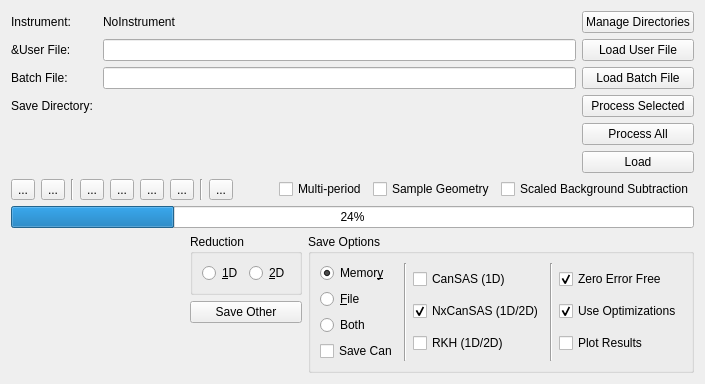
        <widget class="QWidget" name="run_page">
         <layout class="QVBoxLayout" name="verticalLayout_3">
          <item>
           <layout class="QVBoxLayout" name="run_layout">
            <item>
             <layout class="QGridLayout" name="header">
              <property name="verticalSpacing">
               <number>6</number>
              </property>
              <item row="2" column="1">
               <widget class="QLabel" name="batch_label">
                <property name="toolTip">
                 <string>&lt;html&gt;&lt;head/&gt;&lt;body&gt;&lt;p&gt;Specify a batch file to load. For the batch file format see &lt;span style=&quot; font-weight:600;&quot;&gt;https://www.mantidproject.org/SANS_batch_file_format&lt;/span&gt;&lt;/p&gt;&lt;/body&gt;&lt;/html&gt;</string>
                </property>
                <property name="text">
                 <string>Batch File:</string>
                </property>
               </widget>
              </item>
              <item row="0" column="4">
               <layout class="QHBoxLayout" name="horizontalLayout_2">
                <item>
                 <widget class="QLabel" name="instrument_type">
                  <property name="text">
                   <string>NoInstrument</string>
                  </property>
                 </widget>
                </item>
                <item>
                 <spacer name="horizontalSpacer">
                  <property name="orientation">
                   <enum>Qt::Horizontal</enum>
                  </property>
                  <property name="sizeHint" stdset="0">
                   <size>
                    <width>40</width>
                    <height>20</height>
                   </size>
                  </property>
                 </spacer>
                </item>
               </layout>
              </item>
              <item row="1" column="4">
               <widget class="QLineEdit" name="user_file_line_edit">
                <property name="toolTip">
                 <string>&lt;html&gt;&lt;head/&gt;&lt;body&gt;&lt;p&gt;Specify the user file (aka mask file) which is used to provide the bulk of the reduction settings. For a list of user file commands see &lt;span style=&quot; font-weight:600;&quot;&gt;https://www.mantidproject.org/SANS_User_File_Commands&lt;/span&gt;&lt;/p&gt;&lt;/body&gt;&lt;/html&gt;</string>
                </property>
               </widget>
              </item>
              <item row="0" column="1">
               <widget class="QLabel" name="instrument_label">
                <property name="text">
                 <string>Instrument:</string>
                </property>
               </widget>
              </item>
              <item row="0" column="6">
               <widget class="QPushButton" name="manage_directories_button">
                <property name="toolTip">
                 <string>&lt;html&gt;&lt;head/&gt;&lt;body&gt;&lt;p&gt;Add directories to search for data, set your output directory, and manage data archive searching.&lt;/p&gt;&lt;/body&gt;&lt;/html&gt;</string>
                </property>
                <property name="text">
                 <string>Manage Directories</string>
                </property>
               </widget>
              </item>
              <item row="3" column="4">
               <widget class="QLabel" name="output_directory_location">
                <property name="text">
                 <string/>
                </property>
               </widget>
              </item>
              <item row="2" column="4">
               <widget class="QLineEdit" name="batch_line_edit">
                <property name="toolTip">
                 <string>&lt;html&gt;&lt;head/&gt;&lt;body&gt;&lt;p&gt;Specify a batch file to load. For the batch file format see &lt;span style=&quot; font-weight:600;&quot;&gt;https://www.mantidproject.org/SANS_batch_file_format&lt;/span&gt;&lt;/p&gt;&lt;/body&gt;&lt;/html&gt;</string>
                </property>
               </widget>
              </item>
              <item row="3" column="1">
               <widget class="QLabel" name="output_directory_label">
                <property name="text">
                 <string>Save Directory: </string>
                </property>
               </widget>
              </item>
              <item row="3" column="6">
               <widget class="QPushButton" name="process_selected_button">
                <property name="toolTip">
                 <string>&lt;html&gt;&lt;head/&gt;&lt;body&gt;&lt;p&gt;Process selected rows only.&lt;/p&gt;&lt;/body&gt;&lt;/html&gt;</string>
                </property>
                <property name="text">
                 <string>Process Selected</string>
                </property>
               </widget>
              </item>
              <item row="1" column="6">
               <widget class="QPushButton" name="user_file_button">
                <property name="toolTip">
                 <string>&lt;html&gt;&lt;head/&gt;&lt;body&gt;&lt;p&gt;Specify the user file (aka mask file) which is used to provide the bulk of the reduction settings. For a list of user file commands see &lt;span style=&quot; font-weight:600;&quot;&gt;https://www.mantidproject.org/SANS_User_File_Commands&lt;/span&gt;.&lt;/p&gt;&lt;/body&gt;&lt;/html&gt;</string>
                </property>
                <property name="text">
                 <string>Load User File</string>
                </property>
               </widget>
              </item>
              <item row="4" column="6">
               <widget class="QPushButton" name="process_all_button">
                <property name="toolTip">
                 <string>&lt;html&gt;&lt;head/&gt;&lt;body&gt;&lt;p&gt;Process all rows, regardless of selection.&lt;/p&gt;&lt;/body&gt;&lt;/html&gt;</string>
                </property>
                <property name="text">
                 <string>Process All</string>
                </property>
               </widget>
              </item>
              <item row="1" column="1">
               <widget class="QLabel" name="user_file_label">
                <property name="toolTip">
                 <string>&lt;html&gt;&lt;head/&gt;&lt;body&gt;&lt;p&gt;Specify the user file (aka mask file) which is used to provide the bulk of the reduction settings. For a list of user file commands see &lt;span style=&quot; font-weight:600;&quot;&gt;https://www.mantidproject.org/SANS_User_File_Commands&lt;/span&gt;&lt;/p&gt;&lt;/body&gt;&lt;/html&gt;</string>
                </property>
                <property name="frameShape">
                 <enum>QFrame::NoFrame</enum>
                </property>
                <property name="text">
                 <string>&amp;User File:</string>
                </property>
                <property name="buddy">
                 <cstring>masking_table</cstring>
                </property>
               </widget>
              </item>
              <item row="2" column="6">
               <widget class="QPushButton" name="batch_button">
                <property name="toolTip">
                 <string>&lt;html&gt;&lt;head/&gt;&lt;body&gt;&lt;p&gt;Specify a batch file to load. For the batch file format see &lt;span style=&quot; font-weight:600;&quot;&gt;https://www.mantidproject.org/SANS_batch_file_format&lt;/span&gt;.&lt;/p&gt;&lt;/body&gt;&lt;/html&gt;</string>
                </property>
                <property name="text">
                 <string>Load Batch File</string>
                </property>
               </widget>
              </item>
              <item row="5" column="6">
               <widget class="QPushButton" name="load_button">
                <property name="toolTip">
                 <string>&lt;html&gt;&lt;head/&gt;&lt;body&gt;&lt;p&gt;Load data without processing.&lt;/p&gt;&lt;/body&gt;&lt;/html&gt;</string>
                </property>
                <property name="text">
                 <string>Load</string>
                </property>
               </widget>
              </item>
             </layout>
            </item>
            <item>
             <layout class="QHBoxLayout" name="horizontalLayout_11">
              <item>
               <widget class="QToolButton" name="insert_row_button">
                <property name="toolTip">
                 <string>&lt;html&gt;&lt;head/&gt;&lt;body&gt;&lt;p&gt;Insert row&lt;/p&gt;&lt;/body&gt;&lt;/html&gt;</string>
                </property>
                <property name="text">
                 <string>...</string>
                </property>
                <property name="iconSize">
                 <size>
                  <width>24</width>
                  <height>24</height>
                 </size>
                </property>
               </widget>
              </item>
              <item>
               <widget class="QToolButton" name="delete_row_button">
                <property name="toolTip">
                 <string>&lt;html&gt;&lt;head/&gt;&lt;body&gt;&lt;p&gt;Delete selected rows&lt;/p&gt;&lt;/body&gt;&lt;/html&gt;</string>
                </property>
                <property name="text">
                 <string>...</string>
                </property>
                <property name="iconSize">
                 <size>
                  <width>24</width>
                  <height>24</height>
                 </size>
                </property>
               </widget>
              </item>
              <item>
               <widget class="Line" name="line_6">
                <property name="orientation">
                 <enum>Qt::Vertical</enum>
                </property>
               </widget>
              </item>
              <item>
               <widget class="QToolButton" name="copy_button">
                <property name="toolTip">
                 <string>&lt;html&gt;&lt;head/&gt;&lt;body&gt;&lt;p&gt;Copy selected rows&lt;/p&gt;&lt;/body&gt;&lt;/html&gt;</string>
                </property>
                <property name="text">
                 <string>...</string>
                </property>
                <property name="iconSize">
                 <size>
                  <width>24</width>
                  <height>24</height>
                 </size>
                </property>
               </widget>
              </item>
              <item>
               <widget class="QToolButton" name="cut_button">
                <property name="toolTip">
                 <string>&lt;html&gt;&lt;head/&gt;&lt;body&gt;&lt;p&gt;Cut selected rows&lt;/p&gt;&lt;/body&gt;&lt;/html&gt;</string>
                </property>
                <property name="text">
                 <string>...</string>
                </property>
                <property name="iconSize">
                 <size>
                  <width>24</width>
                  <height>24</height>
                 </size>
                </property>
               </widget>
              </item>
              <item>
               <widget class="QToolButton" name="paste_button">
                <property name="toolTip">
                 <string>&lt;html&gt;&lt;head/&gt;&lt;body&gt;&lt;p&gt;Paste rows&lt;/p&gt;&lt;/body&gt;&lt;/html&gt;</string>
                </property>
                <property name="text">
                 <string>...</string>
                </property>
                <property name="iconSize">
                 <size>
                  <width>24</width>
                  <height>24</height>
                 </size>
                </property>
               </widget>
              </item>
              <item>
               <widget class="QToolButton" name="erase_button">
                <property name="toolTip">
                 <string>&lt;html&gt;&lt;head/&gt;&lt;body&gt;&lt;p&gt;Erase contents of selected rows&lt;/p&gt;&lt;/body&gt;&lt;/html&gt;</string>
                </property>
                <property name="text">
                 <string>...</string>
                </property>
                <property name="iconSize">
                 <size>
                  <width>24</width>
                  <height>24</height>
                 </size>
                </property>
               </widget>
              </item>
              <item>
               <widget class="Line" name="line_7">
                <property name="orientation">
                 <enum>Qt::Vertical</enum>
                </property>
               </widget>
              </item>
              <item>
               <widget class="QToolButton" name="export_table_button">
                <property name="toolTip">
                 <string>&lt;html&gt;&lt;head/&gt;&lt;body&gt;&lt;p&gt;Export the current table as a csv file. This can then be re-loaded at a later date.&lt;/p&gt;&lt;/body&gt;&lt;/html&gt;</string>
                </property>
                <property name="text">
                 <string>...</string>
                </property>
                <property name="iconSize">
                 <size>
                  <width>24</width>
                  <height>24</height>
                 </size>
                </property>
               </widget>
              </item>
              <item>
               <spacer name="horizontalSpacer_3">
                <property name="orientation">
                 <enum>Qt::Horizontal</enum>
                </property>
                <property name="sizeHint" stdset="0">
                 <size>
                  <width>40</width>
                  <height>20</height>
                 </size>
                </property>
               </spacer>
              </item>
              <item>
               <widget class="QCheckBox" name="multi_period_check_box">
                <property name="text">
                 <string>Multi-period</string>
                </property>
               </widget>
              </item>
              <item>
               <widget class="QCheckBox" name="sample_geometry_checkbox">
                <property name="text">
                 <string>Sample Geometry</string>
                </property>
               </widget>
              </item>
              <item>
               <widget class="QCheckBox" name="background_subtraction_checkbox">
                <property name="text">
                 <string>Scaled Background Subtraction</string>
                </property>
               </widget>
              </item>
             </layout>
            </item>
            <item>
             <layout class="QVBoxLayout" name="data_processor_widget_layout"/>
            </item>
            <item>
             <widget class="QProgressBar" name="batch_progress_bar">
              <property name="value">
               <number>24</number>
              </property>
             </widget>
            </item>
            <item>
             <layout class="QGridLayout" name="gridLayout_7">
              <item row="0" column="3">
               <widget class="QGroupBox" name="reduction_dimensionality_group_box">
                <property name="maximumSize">
                 <size>
                  <width>16777215</width>
                  <height>16777215</height>
                 </size>
                </property>
                <property name="title">
                 <string>Reduction</string>
                </property>
                <layout class="QHBoxLayout" name="horizontalLayout_8">
                 <item>
                  <widget class="QRadioButton" name="reduction_dimensionality_1D">
                   <property name="text">
                    <string>&amp;1D</string>
                   </property>
                  </widget>
                 </item>
                 <item>
                  <widget class="QRadioButton" name="reduction_dimensionality_2D">
                   <property name="text">
                    <string>&amp;2D</string>
                   </property>
                  </widget>
                 </item>
                </layout>
               </widget>
              </item>
              <item row="0" column="4" rowspan="3">
               <widget class="QGroupBox" name="save_group_box">
                <property name="styleSheet">
                 <string notr="true"/>
                </property>
                <property name="title">
                 <string>Save Options</string>
                </property>
                <property name="flat">
                 <bool>false</bool>
                </property>
                <layout class="QHBoxLayout" name="horizontalLayout_4">
                 <item>
                  <layout class="QHBoxLayout" name="save_layout">
                   <item>
                    <layout class="QVBoxLayout" name="save_location_layout">
                     <item>
                      <widget class="QRadioButton" name="output_mode_memory_radio_button">
                       <property name="toolTip">
                        <string>&lt;html&gt;&lt;head/&gt;&lt;body&gt;&lt;p&gt;The save locations for the output of batch reductions are: Memory (RAM), File (Hard disk), Both (RAM and Hard disk).&lt;/p&gt;&lt;/body&gt;&lt;/html&gt;</string>
                       </property>
                       <property name="text">
                        <string>Memor&amp;y</string>
                       </property>
                       <property name="checked">
                        <bool>true</bool>
                       </property>
                      </widget>
                     </item>
                     <item>
                      <widget class="QRadioButton" name="output_mode_file_radio_button">
                       <property name="toolTip">
                        <string>&lt;html&gt;&lt;head/&gt;&lt;body&gt;&lt;p&gt;The save locations for the output of batch reductions are: Memory (RAM), File (Hard disk), Both (RAM and Hard disk).&lt;/p&gt;&lt;/body&gt;&lt;/html&gt;</string>
                       </property>
                       <property name="text">
                        <string>&amp;File</string>
                       </property>
                      </widget>
                     </item>
                     <item>
                      <widget class="QRadioButton" name="output_mode_both_radio_button">
                       <property name="enabled">
                        <bool>true</bool>
                       </property>
                       <property name="toolTip">
                        <string>&lt;html&gt;&lt;head/&gt;&lt;body&gt;&lt;p&gt;The save locations for the output of batch reductions are: Memory (RAM), File (Hard disk), Both (RAM and Hard disk).&lt;/p&gt;&lt;/body&gt;&lt;/html&gt;</string>
                       </property>
                       <property name="text">
                        <string>Both</string>
                       </property>
                       <property name="checked">
                        <bool>false</bool>
                       </property>
                      </widget>
                     </item>
                     <item>
                      <widget class="QCheckBox" name="save_can_checkBox">
                       <property name="toolTip">
                        <string>&lt;html&gt;&lt;head/&gt;&lt;body&gt;&lt;p&gt;When checked, save the unsubtracted Can and Sam workspaces separately.&lt;/p&gt;&lt;/body&gt;&lt;/html&gt;</string>
                       </property>
                       <property name="text">
                        <string>Save Can</string>
                       </property>
                      </widget>
                     </item>
                    </layout>
                   </item>
                   <item>
                    <widget class="Line" name="line">
                     <property name="orientation">
                      <enum>Qt::Vertical</enum>
                     </property>
                    </widget>
                   </item>
                   <item>
                    <layout class="QVBoxLayout" name="save_file_format_layout">
                     <item>
                      <widget class="QCheckBox" name="can_sas_checkbox">
                       <property name="toolTip">
                        <string>&lt;html&gt;&lt;head/&gt;&lt;body&gt;&lt;p&gt;The save file formats. Note that different formats are suitable for different reduction dimensionalities.&lt;/p&gt;&lt;/body&gt;&lt;/html&gt;</string>
                       </property>
                       <property name="text">
                        <string>CanSAS (1D)</string>
                       </property>
                      </widget>
                     </item>
                     <item>
                      <widget class="QCheckBox" name="nx_can_sas_checkbox">
                       <property name="toolTip">
                        <string>&lt;html&gt;&lt;head/&gt;&lt;body&gt;&lt;p&gt;The save file formats. Note that different formats are suitable for different reduction dimensionalities.&lt;/p&gt;&lt;/body&gt;&lt;/html&gt;</string>
                       </property>
                       <property name="text">
                        <string>NxCanSAS (1D/2D)</string>
                       </property>
                       <property name="checked">
                        <bool>true</bool>
                       </property>
                      </widget>
                     </item>
                     <item>
                      <widget class="QCheckBox" name="rkh_checkbox">
                       <property name="toolTip">
                        <string>&lt;html&gt;&lt;head/&gt;&lt;body&gt;&lt;p&gt;The save file formats. Note that different formats are suitable for different reduction dimensionalities.&lt;/p&gt;&lt;/body&gt;&lt;/html&gt;</string>
                       </property>
                       <property name="text">
                        <string>RKH (1D/2D)</string>
                       </property>
                      </widget>
                     </item>
                    </layout>
                   </item>
                   <item>
                    <widget class="Line" name="line_2">
                     <property name="orientation">
                      <enum>Qt::Vertical</enum>
                     </property>
                    </widget>
                   </item>
                   <item>
                    <layout class="QGridLayout" name="gridLayout">
                     <item row="1" column="0">
                      <widget class="QCheckBox" name="use_optimizations_checkbox">
                       <property name="toolTip">
                        <string>&lt;html&gt;&lt;head/&gt;&lt;body&gt;&lt;p&gt;When optimizations are turned on then data is being stored in RAM and reused. The optimizations affect the raw data files and can reductions. Most of the time you will want these optimizations enabled. Disable the optimizations if you run a very long batch reduction where there might be the danger  that your RAM will max out.&lt;/p&gt;&lt;/body&gt;&lt;/html&gt;</string>
                       </property>
                       <property name="text">
                        <string>Use Optimizations</string>
                       </property>
                       <property name="checked">
                        <bool>true</bool>
                       </property>
                      </widget>
                     </item>
                     <item row="0" column="0">
                      <widget class="QCheckBox" name="save_zero_error_free">
                       <property name="toolTip">
                        <string>&lt;html&gt;&lt;head/&gt;&lt;body&gt;&lt;p&gt;When enabled it will replace all entries with zero-valued errors with errors of magnitude 1e6. &lt;/p&gt;&lt;/body&gt;&lt;/html&gt;</string>
                       </property>
                       <property name="text">
                        <string>Zero Error Free</string>
                       </property>
                       <property name="checked">
                        <bool>true</bool>
                       </property>
                      </widget>
                     </item>
                     <item row="2" column="0">
                      <widget class="QCheckBox" name="plot_results_checkbox">
                       <property name="toolTip">
                        <string>&lt;html&gt;&lt;head/&gt;&lt;body&gt;&lt;p&gt;When checked, the 0th spectrum of each reduced workspace will be plotted as it is reduced.&lt;/p&gt;&lt;/body&gt;&lt;/html&gt;</string>
                       </property>
                       <property name="text">
                        <string>Plot Results</string>
                       </property>
                      </widget>
                     </item>
                    </layout>
                   </item>
                  </layout>
                 </item>
                </layout>
               </widget>
              </item>
              <item row="0" column="1">
               <spacer name="horizontalSpacer_2">
                <property name="orientation">
                 <enum>Qt::Horizontal</enum>
                </property>
                <property name="sizeHint" stdset="0">
                 <size>
                  <width>40</width>
                  <height>20</height>
                 </size>
                </property>
               </spacer>
              </item>
              <item row="1" column="3">
               <widget class="QPushButton" name="save_other_pushButton">
                <property name="toolTip">
                 <string>&lt;html&gt;&lt;head/&gt;&lt;body&gt;&lt;p&gt;Save a workspace as a CanSAS, NxCanSAS, or RKH file.&lt;/p&gt;&lt;/body&gt;&lt;/html&gt;</string>
                </property>
                <property name="text">
                 <string>Save Other</string>
                </property>
               </widget>
              </item>
             </layout>
            </item>
           </layout>
          </item>
         </layout>
        </widget>
